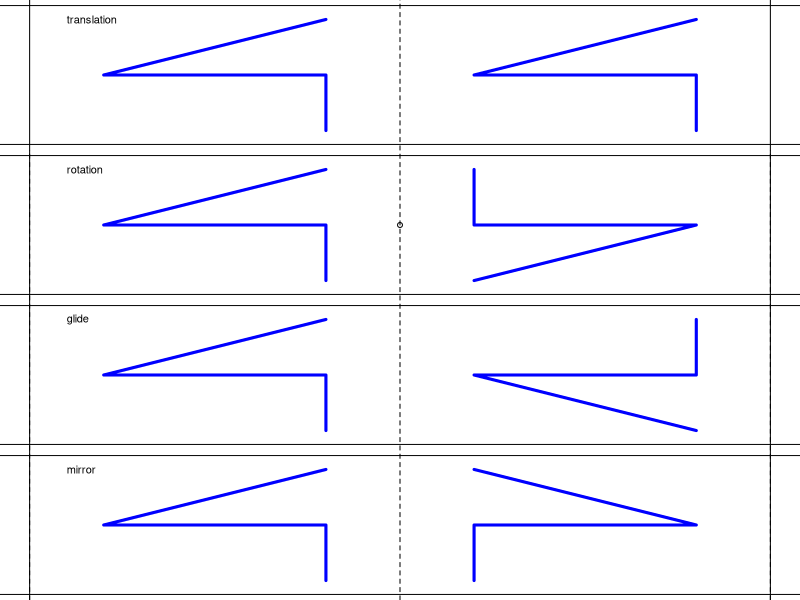
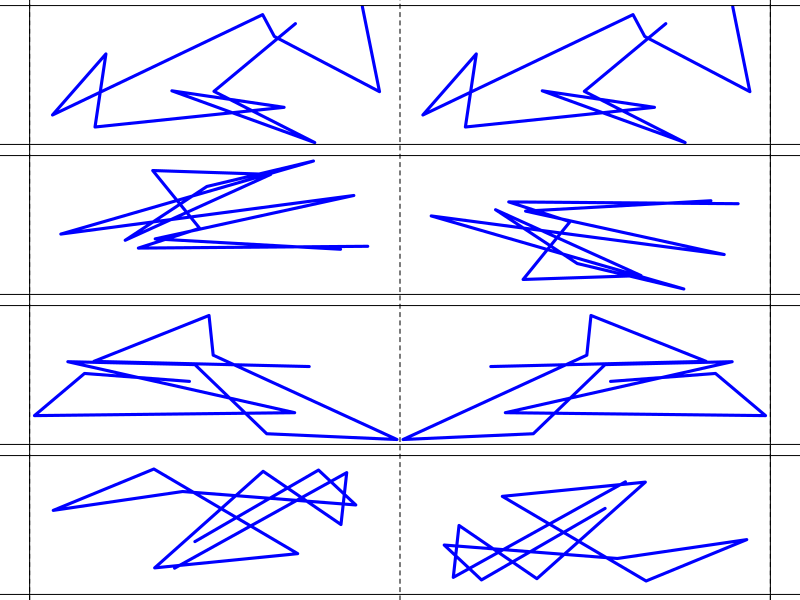
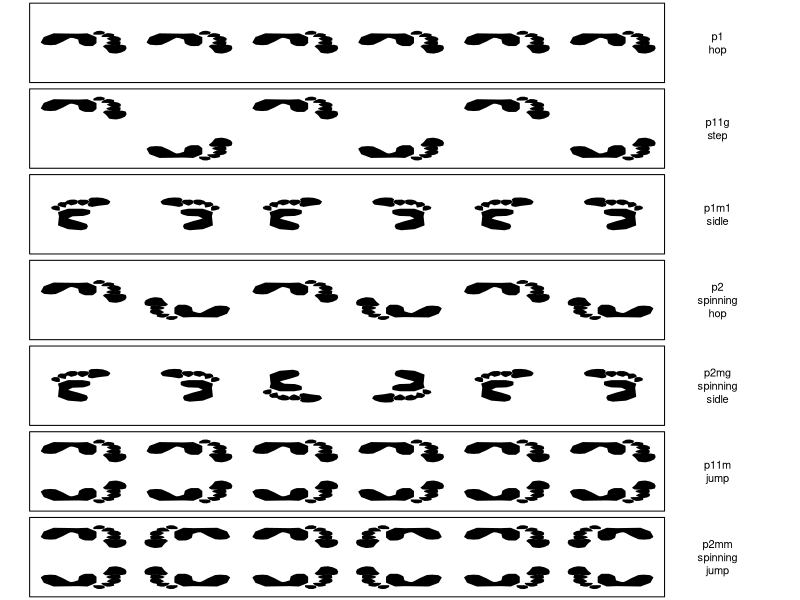
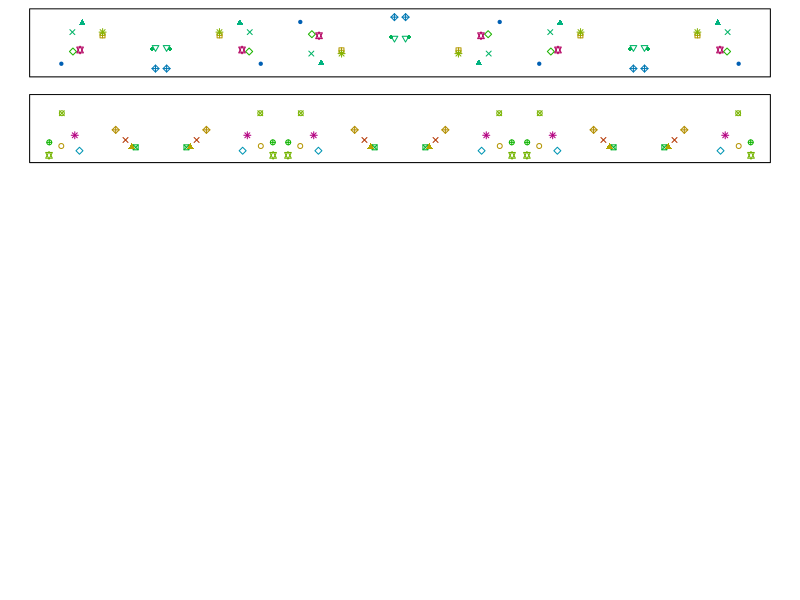

Reproduce these figures in R, in order.
## ---- chunk 1
set.seed(1)
myorder = sample(1:4)
wrds = c("translation","rotation","glide","mirror")
mywrds = wrds[myorder]

al = paste0("* ",wrds,collapse="\n")
sol1 = paste0(1*(myorder[1]==1:4),collapse="")
sol2 = paste0(1*(myorder[2]==1:4),collapse="")
sol3 = paste0(1*(myorder[3]==1:4),collapse="")
sol4 = paste0(1*(myorder[4]==1:4),collapse="")

getbasedots = function(fg=1,n=4){
    if(fg<6){
        x = runif(2*n)
        y = runif(2*n)-0.5
        h = runif(2*n)
        p = sample(1:20,2*n)
    } else {
        x = runif(n)
        y = runif(n)-0.5
        h = runif(n)
        p = sample(1:20,n)
        x = c(x,x)
        y = c(y,-y)
        h = c(h,h)
        p = c(p,p) 
    }
    dots = data.frame(x,y,h,p)
    return(dots)
}

translate = function(dots,dx=1){
    tdots = data.frame(dots)
    tdots$x = dots$x+dx
    return(tdots)
}
rotate = function(dots,xr){
    tdots = data.frame(dots)
    tdots$x = tdots$x-xr
    tdots$x = -tdots$x+xr
    tdots$y = -tdots$y
    return(tdots)
}
glide = function(dots,dx){
    tdots = data.frame(dots)
    tdots$x = tdots$x+dx
    tdots$y = -tdots$y
    return(tdots)
}
mirror = function(dots,xr){
    tdots = data.frame(dots)
    tdots$x = tdots$x-xr
    tdots$x = -tdots$x+xr
    return(tdots)
}

## ---- chunk 2

lwd=3
col="blue"

par(mar=c(0,0,0,0),mfrow=c(4,1))
mydots = data.frame(x=c(0.8,0.8,0.2,0.8),y=c(-0.4,0,0,0.4))
plot(0,0,type="n",xlim=c(0,2),ylim=c(-0.5,0.5),axes=F,ann=F)
lines(mydots$x,mydots$y,lwd=lwd,col=col)
d2 = translate(mydots,1)
lines(d2$x,d2$y,lwd=lwd,col=col)
abline(v=1,lty=2)
text(0.1,0.4,"translation",adj=0)
abline(h=c(0.5,-0.5))
abline(v=c(0,2))

plot(0,0,type="n",xlim=c(0,2),ylim=c(-0.5,0.5),axes=F,ann=F)
lines(mydots$x,mydots$y,lwd=lwd,col=col)
d2 = rotate(mydots,1)
lines(d2$x,d2$y,lwd=lwd,col=col)
abline(v=seq(0,2,1),lty=2)
points(1,0)
text(0.1,0.4,"rotation",adj=0)
abline(h=c(0.5,-0.5))
abline(v=c(0,2))

plot(0,0,type="n",xlim=c(0,2),ylim=c(-0.5,0.5),axes=F,ann=F)
lines(mydots$x,mydots$y,lwd=lwd,col=col)
d2 = glide(mydots,1)
lines(d2$x,d2$y,lwd=lwd,col=col)
abline(v=seq(0,2,1),lty=2)
text(0.1,0.4,"glide",adj=0)
abline(h=c(0.5,-0.5))
abline(v=c(0,2))

plot(0,0,type="n",xlim=c(0,2),ylim=c(-0.5,0.5),axes=F,ann=F)
lines(mydots$x,mydots$y,lwd=lwd,col=col)
d2 = mirror(mydots,1)
lines(d2$x,d2$y,lwd=lwd,col=col)
abline(v=seq(0,2,1),lty=2)
text(0.1,0.4,"mirror",adj=0)
abline(h=c(0.5,-0.5))
abline(v=c(0,2))

## ---- chunk 3
par(mar=c(0,0,0,0))
dots = getbasedots(1,6)
funcs = list(translate(dots,1),rotate(dots,1),glide(dots,1),mirror(dots,1))
d2 = funcs[[myorder[1]]]
plot(0,0,type="n",xlim=c(0,2),ylim=c(-0.5,0.5),axes=F,ann=F)
lines(dots$x,dots$y,lwd=lwd,col=col)
lines(d2$x,d2$y,lwd=lwd,col=col)
abline(v=seq(0,2,1),lty=2)
abline(h=c(0.5,-0.5))
abline(v=c(0,2))
## ---- chunk 4
par(mar=c(0,0,0,0))
dots = getbasedots(1,6)
funcs = list(translate(dots,1),rotate(dots,1),glide(dots,1),mirror(dots,1))
d2 = funcs[[myorder[2]]]
plot(0,0,type="n",xlim=c(0,2),ylim=c(-0.5,0.5),axes=F,ann=F)
lines(dots$x,dots$y,lwd=lwd,col=col)
lines(d2$x,d2$y,lwd=lwd,col=col)
abline(v=seq(0,2,1),lty=2)
abline(h=c(0.5,-0.5))
abline(v=c(0,2))
## ---- chunk 5
par(mar=c(0,0,0,0))
dots = getbasedots(1,6)
funcs = list(translate(dots,1),rotate(dots,1),glide(dots,1),mirror(dots,1))
d2 = funcs[[myorder[3]]]
plot(0,0,type="n",xlim=c(0,2),ylim=c(-0.5,0.5),axes=F,ann=F)
lines(dots$x,dots$y,lwd=lwd,col=col)
lines(d2$x,d2$y,lwd=lwd,col=col)
abline(v=seq(0,2,1),lty=2)
abline(h=c(0.5,-0.5))
abline(v=c(0,2))
## ---- chunk 6
par(mar=c(0,0,0,0))
dots = getbasedots(1,6)
funcs = list(translate(dots,1),rotate(dots,1),glide(dots,1),mirror(dots,1))
d2 = funcs[[myorder[4]]]
plot(0,0,type="n",xlim=c(0,2),ylim=c(-0.5,0.5),axes=F,ann=F)
lines(dots$x,dots$y,lwd=lwd,col=col)
lines(d2$x,d2$y,lwd=lwd,col=col)
abline(v=seq(0,2,1),lty=2)
abline(h=c(0.5,-0.5))
abline(v=c(0,2))
## ---- chunk 7
fgs = sample(1:7,2)
fg1 = fgs[1]
fg2 = fgs[2]
sol1 = paste0(1*(1:7==fg1),collapse="")
sol2 = paste0(1*(1:7==fg2),collapse="")

w1 = c("p1","p11g","p1m1","p2","p2mg","p11m","p2mm")
w2 = c("hop","step","sidle","spinning hop","spinning sidle","jump","spinning jump")
wrd1a = w1[fg1]
wrd1b = w2[fg1]
wrd2a = w1[fg2]
wrd2b = w2[fg2]

ftprnt = function(x=0,y=0,s=1,theta=0,flipv=F,fliph=F){
    x1=c(-12.57738669298246, -11.97099789298246, -10.69084389298246, -9.61281919298246, -8.13053549298246, -7.052511092982459, -6.513498792982459, -5.907109992982459, -4.82908539298246, -4.62695589298246, -4.02056749298246, -3.41417849298246,-2,-1.8,-1.2,-1.2,-3,-5,-10,-12)
    y1=c(0.7291971929825536, 1.7398271929825455, 2.009327192982539, 1.8072171929825345, 0.05543719298253791, -1.4942228070174792, -2.100622807017487, -1.9658728070174902, -1.0899728070174888, 1.1334571929825188, 2.009327192982539, 2.48097719298255,2.5,2.3,1,-2,-4,-3.8,-4,-2)
    x2=c(1.0015618070175414, 1.612268807017541, 2.1793538070175416, 3.0081708070175424, 3.9678538070175406, 4.7966708070175414, 5.0584018070175425, 4.9275368070175425, 4.229584807017542, 2.702817807017542, 1.5686468070175419, 0.783451807017542, 0.3908548070175417)
    y2=c(4.272237192982573, 6.235237192982595, 6.496967192982595, 6.6714571929825865, 6.14797719298258, 5.144677192982556, 4.010517192982547, 2.789097192982524, 2.3528771929825325, 2.5709971929825315, 2.1783771929825093, 2.3092671929825315, 2.9635871929825157)
    x3=c(2.1793538070175416, 3.0517918070175405, 3.7497438070175413, 3.8369838070175426, 3.269898807017544, 2.397459807017544, 1.394155807017544, 1.0888018070175445)
    y3=c(2.0038871929825746, 2.3092371929825504, 1.9166271929825598, 0.5643671929825587, -0.0027428070174551067, 0.04085719298257118, 0.607937192982547, 1.0005571929825692)
    x4=c(1.8739998070175403, 2.17935380701754, 3.5316338070175384, 3.8806098070175388, 3.836989807017538, 3.3135268070175385, 2.790062807017538, 2.3974658070175394, 2.4847058070175407, 1.786754807017541, 1.1324248070175411, 0.39085280701754144, 0.04187680701754104, 1.2632908070175404, 1.786754807017541, 1.917619807017541, 1.2196688070175412)
    y4=c(-0.4389328070174088, -0.2208128070174098, -0.1772128070173835, -0.6570528070174078, -1.4858928070174215, -2.1838328070174384, -2.401932807017431, -2.7509128070174143, -3.57972280701739, -4.015942807017382, -4.103242807017409, -3.361672807017385, -2.5764628070173785, -2.489262807017383, -2.314772807017391, -1.922182807017407, -1.3550728070173932)
    x5=c(-0.2634751929824599, 0.43447580701753985, 0.5217158070175394, -0.17623519298246038, -0.9178081929824611, -1.6157591929824608, -1.6593791929824615)
    y5=c(-3.841452807017447, -4.103182807017447, -4.888382807017422, -5.411832807017447, -5.324632807017451, -4.452192807017468, -3.841482807017485)
    x1 = x1+4
    x2 = x2+4
    x3 = x3+4
    x4 = x4+4
    x5 = x5+4
    
    y1 = y1-1
    y2 = y2-1
    y3 = y3-1
    y4 = y4-1
    y5 = y5-1
    rngx = max(c(x1,x2,x3,x4,x5))-min(c(x1,x2,x3,x4,x5))
    rngy = max(c(y1,y2,y3,y4,y5))-min(c(y1,y2,y3,y4,y5))
    mxr = max(rngx,rngy)
    x1 = x1/mxr*s
    x2 = x2/mxr*s
    x3 = x3/mxr*s
    x4 = x4/mxr*s
    x5 = x5/mxr*s
    y1 = y1/mxr*s
    y2 = y2/mxr*s
    y3 = y3/mxr*s
    y4 = y4/mxr*s
    y5 = y5/mxr*s
    
    if(flipv){
        y1 = -y1
        y2 = -y2
        y3 = -y3
        y4 = -y4
        y5 = -y5
    }
    if(fliph){
        x1 = -x1
        x2 = -x2
        x3 = -x3
        x4 = -x4
        x5 = -x5
    }
    X1 = x1*cos(theta)-y1*sin(theta)
    Y1 = x1*sin(theta)+y1*cos(theta)
    X2 = x2*cos(theta)-y2*sin(theta)
    Y2 = x2*sin(theta)+y2*cos(theta)
    X3 = x3*cos(theta)-y3*sin(theta)
    Y3 = x3*sin(theta)+y3*cos(theta)
    X4 = x4*cos(theta)-y4*sin(theta)
    Y4 = x4*sin(theta)+y4*cos(theta)
    X5 = x5*cos(theta)-y5*sin(theta)
    Y5 = x5*sin(theta)+y5*cos(theta)
    
    polygon(X1+x,Y1+y,col="black")
    polygon(X2+x,Y2+y,col="black")
    polygon(X3+x,Y3+y,col="black")
    polygon(X4+x,Y4+y,col="black")
    polygon(X5+x,Y5+y,col="black")
}


getbasedots = function(fg=1,n=4){
    if(fg<6){
        x = runif(2*n)
        y = runif(2*n)-0.5
        h = runif(2*n)
        p = sample(1:20,2*n)
    } else {
        x = runif(n)
        y = runif(n)-0.5
        h = runif(n)
        p = sample(1:20,n)
        x = c(x,x)
        y = c(y,-y)
        h = c(h,h)
        p = c(p,p) 
    }
    dots = data.frame(x,y,h,p)
    return(dots)
}

translate = function(dots,dx=1){
    tdots = data.frame(dots)
    tdots$x = dots$x+dx
    return(tdots)
}
rotate = function(dots,xr){
    tdots = data.frame(dots)
    tdots$x = tdots$x-xr
    tdots$x = -tdots$x+xr
    tdots$y = -tdots$y
    return(tdots)
}
glide = function(dots,dx){
    tdots = data.frame(dots)
    tdots$x = tdots$x+dx
    tdots$y = -tdots$y
    return(tdots)
}
mirror = function(dots,xr){
    tdots = data.frame(dots)
    tdots$x = tdots$x-xr
    tdots$x = -tdots$x+xr
    return(tdots)
}

drawdots = function(dots,fg,val=1){
    points(dots$x,dots$y,col=hsv(dots$h,1,val),pch=dots$p)
    if(fg==1){
        for(i in 1:5){
            dots = translate(dots,1)
            points(dots$x,dots$y,col=hsv(dots$h,1,val),pch=dots$p)
        }
    }
    if(fg==2){
        for(i in 1:5){
            dots = glide(dots,1)
            points(dots$x,dots$y,col=hsv(dots$h,1,val),pch=dots$p)
        }
    }
    if(fg==3){
        for(i in 1:5){
            dots = mirror(dots,i)
            points(dots$x,dots$y,col=hsv(dots$h,1,val),pch=dots$p)
        }
    }
    if(fg==4){
        for(i in 1:5){
            dots = rotate(dots,i)
            points(dots$x,dots$y,col=hsv(dots$h,1,val),pch=dots$p)
        }
    }
    if(fg==5){
        for(i in 1:5){
            if(i%%2==1){
                dots = mirror(dots,i)
            } else {
                dots = rotate(dots,i)
            }
            points(dots$x,dots$y,col=hsv(dots$h,1,val),pch=dots$p)
        }
    }
    if(fg==6){
        for(i in 1:5){
            dots = translate(dots,1)
            points(dots$x,dots$y,col=hsv(dots$h,1,val),pch=dots$p)
        }
    }
    if(fg==7){
        for(i in 1:5){
            dots = mirror(dots,i)
            points(dots$x,dots$y,col=hsv(dots$h,1,val),pch=dots$p)
        }
    }
}


## ---- chunk 8
par(mar=c(0,0,0,0),mfrow=c(7,1))
plot(0,0,"l",ann=F,axes=F,xlim=c(0,7),ylim=c(-1,1))
for(x in seq(0.5,5.5,1)){
    ftprnt(x,0,0.8,0,T)
}
text(6.5,0,"p1\nhop")
polygon(c(0,0,6,6),c(-1,1,1,-1))

plot(0,0,"l",ann=F,axes=F,xlim=c(0,7),ylim=c(-1,1))
for(x in seq(0.5,4.5,2)){
    ftprnt(x,0.5,0.8,0,T)
}
for(x in seq(1.5,5.5,2)){
    ftprnt(x,-0.5,0.8,0)
}
text(6.5,0,"p11g\nstep")
polygon(c(0,0,6,6),c(-1,1,1,-1))


plot(0,0,"l",ann=F,axes=F,xlim=c(0,7),ylim=c(-1,1))
for(x in seq(0.5,4.5,2)){
    ftprnt(x,0,0.8,pi/2,T)
}
for(x in seq(1.5,5.5,2)){
    ftprnt(x,0,0.8,pi/2)
}
text(6.5,0,"p1m1\nsidle")
polygon(c(0,0,6,6),c(-1,1,1,-1))

plot(0,0,"l",ann=F,axes=F,xlim=c(0,7),ylim=c(-1,1))
for(x in seq(0.5,4.5,2)){
    ftprnt(x,0.2,0.8,0,T)
}
for(x in seq(1.5,5.5,2)){
    ftprnt(x,-0.2,0.8,pi,T)
}
text(6.5,0,"p2\nspinning\nhop")
polygon(c(0,0,6,6),c(-1,1,1,-1))


plot(0,0,"l",ann=F,axes=F,xlim=c(0,7),ylim=c(-1,1))
for(x in c(0.5,4.5)){
    ftprnt(x,0,0.8,pi/2,T)
}
for(x in c(1.5,5.5)){
    ftprnt(x,0,0.8,pi/2)
}
ftprnt(2.5,0,0.8,pi/2,T,T)
ftprnt(3.5,0,0.8,pi/2,F,T)
text(6.5,0,"p2mg\nspinning\nsidle")
polygon(c(0,0,6,6),c(-1,1,1,-1))

plot(0,0,"l",ann=F,axes=F,xlim=c(0,7),ylim=c(-1,1))
for(x in seq(0.5,5.5,1)){
    ftprnt(x,0.5,0.8,0,T)
}
for(x in seq(0.5,5.5,1)){
    ftprnt(x,-0.5,0.8,0)
}
text(6.5,0,"p11m\njump")
polygon(c(0,0,6,6),c(-1,1,1,-1))

plot(0,0,"l",ann=F,axes=F,xlim=c(0,7),ylim=c(-1,1))
for(x in seq(0.5,5.5,2)){
    ftprnt(x,0.5,0.8,0,T)
}
for(x in seq(0.5,5.5,2)){
    ftprnt(x,-0.5,0.8,0)
}
for(x in seq(1.5,5.5,2)){
    ftprnt(x,0.5,0.8,0,T,T)
}
for(x in seq(1.5,5.5,2)){
    ftprnt(x,-0.5,0.8,0,F,T)
}
text(6.5,0,"p2mm\nspinning\njump")
polygon(c(0,0,6,6),c(-1,1,1,-1))

## ---- chunk 9
par(mar=c(0,0,0,0))
dots = getbasedots(fg1,5)
plot(0,0,type="n",xlim=c(-0.1,6.1),ylim=c(-0.7,0.7),axes=F,ann=F)
drawdots(dots,fg1,0.7)
polygon(c(-.1,-.1,6.1,6.1),c(-0.6,0.6,0.6,-0.6))
## ---- chunk 10
par(mar=c(0,0,0,0))
dots = getbasedots(fg2,5)
plot(0,0,type="n",xlim=c(-0.1,6.1),ylim=c(-0.7,0.7),axes=F,ann=F)
drawdots(dots,fg2,0.7)
polygon(c(-.1,-.1,6.1,6.1),c(-0.6,0.6,0.6,-0.6))
